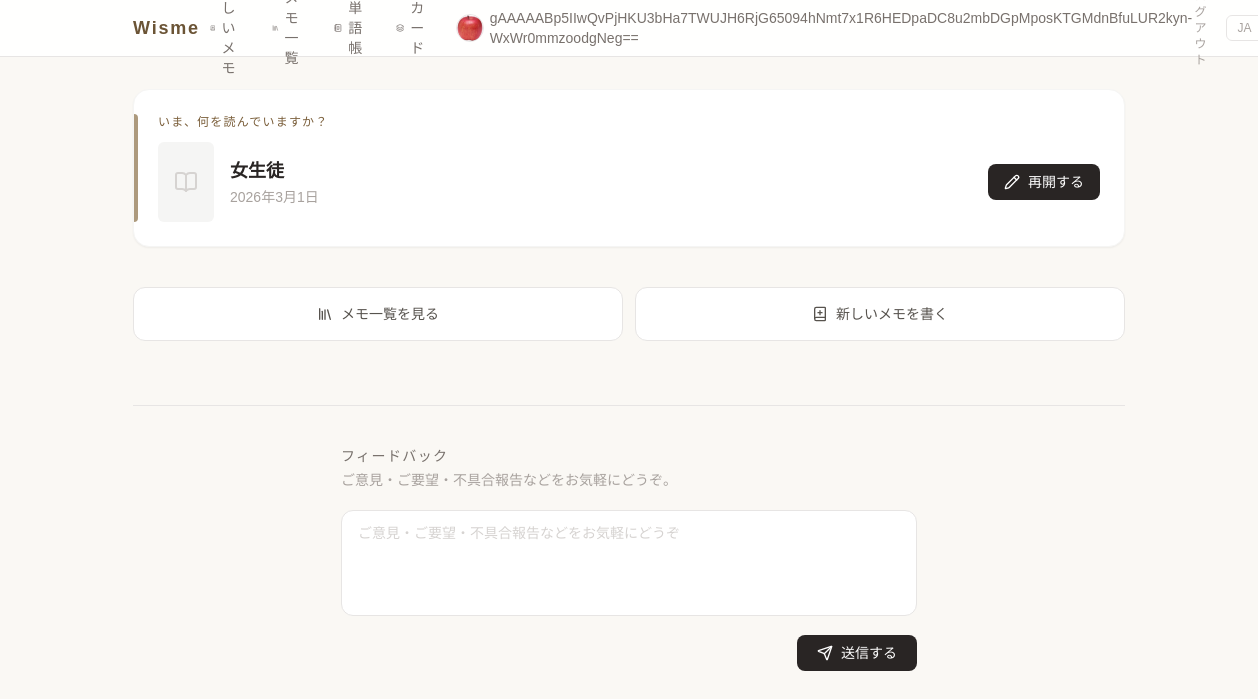
/wisme/ (signed in), run on the app's committed database.
### wisme/models.py (models this page shows, shortened)
class CustomUser(AbstractUser):
    display_name = EncryptedCharField(max_length=100, blank=True, verbose_name=_("表示名"))
    profile_image = models.ImageField(
        upload_to='media/profile/', blank=True, null=True, verbose_name=_("プロフィール画像")
    )

class Page(models.Model):
    id = models.UUIDField(primary_key=True,
                          default = uuid.uuid4,editable=False,verbose_name="Id")
    owner = models.ForeignKey(
        settings.AUTH_USER_MODEL,
        on_delete=models.CASCADE,
        null=True,
        blank=True,
        verbose_name=_("オーナー"),
    )
    title = models.CharField(max_length=100,verbose_name=_("タイトル"))
    thoughts = models.TextField(max_length=1000,blank=True,verbose_name=_("このドキュメントを読んだ感想(空欄可)"))
    page_date = models.DateField(verbose_name=_("日付"))
    picture = models.ImageField(upload_to="wisme/picture/",blank = True,null = True,verbose_name=_("写真"))
    image_url = models.URLField(max_length=500, null=True, blank=True, verbose_name=_("サムネイルURL"))
    created_at = models.DateTimeField(auto_now_add = True,verbose_name=_("作成日時"))
    update_at = models.DateTimeField(auto_now = True,verbose_name=_("更新日時"))

### wisme/views.py (the view)
class IndexView(LoginRequiredMixin, View):
    def get(self, request):
        pages = Page.objects.filter(owner=request.user)
        latest = pages.order_by('-update_at').first()
        ctx = {
            'page_count': pages.count(),
            'latest_page': latest,
            'last_updated_at': latest.update_at.isoformat() if latest else '',
            'feedback_form': FeedbackForm(),
            'feedback_sent': request.GET.get('feedback') == 'sent',
        }
        return render(request, "wisme/index.html", ctx)

### wisme/forms.py
class FeedbackForm(forms.ModelForm):
    class Meta:
        model = Feedback
        fields = ['message']
        widgets = {
            'message': forms.Textarea(attrs={
                'rows': 4,
                'maxlength': 2000,
                'placeholder': _('ご意見・ご要望・不具合報告などをお気軽にどうぞ'),
            }),
        }

### templates/wisme/index.html (shortened to what this page needs)
{% extends "base/wisme_base.html" %}
{% load i18n %}
{% block body %}
{% if page_count == 0 %}
<div class="max-w-xl mx-auto text-center py-16">
    <p class="text-4xl mb-6">📖</p>
    <h2 class="text-2xl font-semibold text-stone-800 mb-3">{% trans "Wisme へようこそ" %}</h2>
    <p class="text-stone-500 leading-relaxed mb-8">
        {% trans "読んでいる本のメモを書きながら、" %}<br>
        {% trans "気になった単語をその場で調べて保存できるツールです。" %}<br>
        {% trans "あとで自分のメモを読み返すのが、きっと楽しくなります。" %}
    </p>
    <a href="{% url 'wisme:page_create' %}"
       class="inline-flex items-center gap-2 bg-stone-800 text-white px-6 py-3 rounded-lg hover:bg-stone-700 transition-colors font-medium">
        <i data-lucide="book-plus" class="w-5 h-5"></i>
        {% trans "最初のメモを書く" %}
    </a>
</div>
{% else %}
<div class="space-y-10">
    {% if latest_page %}
    <section class="relative bg-white rounded-2xl shadow-sm border border-stone-100 p-6 overflow-hidden">
        <span class="absolute left-0 top-6 bottom-6 w-1 rounded-r bg-accent-500/70" aria-hidden="true"></span>
        <p class="text-xs text-accent-600 uppercase tracking-widest mb-3 font-medium">{% trans "いま、何を読んでいますか？" %}</p>
        <div class="flex items-center gap-4">
            {% if latest_page.picture %}
            <img src="{{ latest_page.picture.url }}"
                 class="w-14 h-20 object-cover rounded-md shadow-sm shrink-0" alt="{{ latest_page.title }}">
            {% else %}
            <div class="w-14 h-20 bg-stone-100 rounded-md flex items-center justify-center shrink-0">
                <i data-lucide="book-open" class="w-6 h-6 text-stone-300"></i>
            </div>
            {% endif %}
            <div class="flex-1 min-w-0">
                <h2 class="text-lg font-semibold text-stone-800 truncate">{{ latest_page.title }}</h2>
                <p class="text-sm text-stone-400 mt-0.5">{{ latest_page.page_date }}</p>
            </div>
            <a href="{% url 'wisme:page_update' latest_page.id %}"
               class="shrink-0 inline-flex items-center gap-2 bg-stone-800 text-white px-4 py-2 rounded-lg hover:bg-stone-700 transition-colors text-sm font-medium">
                <i data-lucide="pencil" class="w-4 h-4"></i>
                {% trans "再開する" %}
            </a>
        </div>
    </section>
    {% endif %}
    <section class="flex gap-3">
        <a href="{% url 'wisme:page_list' %}"
           class="flex-1 flex items-center justify-center gap-2 border border-stone-200 bg-white rounded-xl py-4 text-stone-600 hover:border-stone-400 hover:text-stone-800 transition-colors text-sm font-medium">
            <i data-lucide="library" class="w-4 h-4"></i>
            {% trans "メモ一覧を見る" %}
        </a>
        <a href="{% url 'wisme:page_create' %}"
           class="flex-1 flex items-center justify-center gap-2 border border-stone-200 bg-white rounded-xl py-4 text-stone-600 hover:border-stone-400 hover:text-stone-800 transition-colors text-sm font-medium">
            <i data-lucide="book-plus" class="w-4 h-4"></i>
            {% trans "新しいメモを書く" %}
        </a>
    </section>
</div>
{% endif %}
<section class="mt-16 border-t border-stone-200 pt-10">
    <div class="max-w-xl mx-auto">
        <h3 class="text-sm font-medium text-stone-500 uppercase tracking-widest mb-1">{% trans "フィードバック" %}</h3>
        <p class="text-stone-400 text-sm mb-5">{% trans "ご意見・ご要望・不具合報告などをお気軽にどうぞ。" %}</p>
        <form method="post" action="{% url 'wisme:feedback_submit' %}">
            <textarea name="message" rows="4" maxlength="2000" required
                      class="w-full border border-stone-200 rounded-xl px-4 py-3 text-sm text-stone-700 bg-white placeholder-stone-300 focus:outline-none focus:border-stone-400 resize-none"
                      placeholder="{% trans 'ご意見・ご要望・不具合報告などをお気軽にどうぞ' %}"></textarea>
            <div class="flex justify-end mt-3">
                <button type="submit"
                        class="inline-flex items-center gap-2 bg-stone-800 text-white px-5 py-2 rounded-lg hover:bg-stone-700 transition-colors text-sm font-medium">
                    <i data-lucide="send" class="w-4 h-4"></i>
                    {% trans "送信する" %}
                </button>
            </div>
        </form>
    </div>
</section>
{% endblock %}

### templates/base/wisme_base.html (shortened to what this page needs)
{% load i18n %}
<!DOCTYPE html>
<html lang="{{ LANGUAGE_CODE }}">
<head>
    <script src="https://cdn.tailwindcss.com"></script>
    <link rel="stylesheet" href="/static/wisme/css/style.css">
</head>
<body class="bg-[#FAF8F4] text-[#2C2C2C] min-h-screen flex flex-col">
    <header class="border-b border-stone-200 bg-white/90 backdrop-blur-sm sticky top-0 z-40">
        <div class="max-w-5xl mx-auto px-4 h-14 flex items-center justify-between">
            <a href="{% url 'wisme:index' %}" class="text-lg font-semibold tracking-widest text-accent-700 hover:text-accent-500 transition-colors">Wisme</a>
            <nav class="flex items-center gap-1 sm:gap-1.5 text-sm text-stone-500">
                {% if user.is_authenticated %}
                    <a href="{% url 'wisme:page_create' %}"
                       class="flex items-center gap-1.5 rounded-lg px-2.5 py-1.5 hover:bg-amber-100 hover:text-amber-800 transition-colors">
                        <i data-lucide="book-plus" class="w-4 h-4"></i>
                        <span class="hidden sm:inline">{% trans "新しいメモ" %}</span>
                    </a>
                    <a href="{% url 'wisme:page_list' %}"
                       class="flex items-center gap-1.5 rounded-lg px-2.5 py-1.5 hover:bg-accent-100 hover:text-accent-700 transition-colors">
                        <i data-lucide="library" class="w-4 h-4"></i>
                        <span class="hidden sm:inline">{% trans "メモ一覧" %}</span>
                    </a>
                    <a href="{% url 'wisme:word_list' %}"
                       class="flex items-center gap-1.5 rounded-lg px-2.5 py-1.5 hover:bg-emerald-100 hover:text-emerald-800 transition-colors">
                        <i data-lucide="notebook-text" class="w-4 h-4"></i>
                        <span class="hidden sm:inline">{% trans "単語帳" %}</span>
                    </a>
                    <a href="{% url 'wisme:flashcard' %}"
                       class="flex items-center gap-1.5 rounded-lg px-2.5 py-1.5 hover:bg-sky-100 hover:text-sky-800 transition-colors">
                        <i data-lucide="layers" class="w-4 h-4"></i>
                        <span class="hidden sm:inline">{% trans "カード" %}</span>
                    </a>
                    {% with sa=user.socialaccount_set.first %}
                    <a href="{% url 'wisme:profile' %}"
                       class="flex items-center gap-1.5 rounded-lg px-2 py-1 hover:bg-rose-100 hover:text-rose-800 transition-colors">
                        {% if user.profile_image %}
                            <img src="{{ user.profile_image.url }}" alt=""
                                 class="w-7 h-7 rounded-full object-cover border border-stone-200">
                        {% elif sa.get_avatar_url %}
                            <img src="{{ sa.get_avatar_url }}" alt=""
                                 class="w-7 h-7 rounded-full object-cover border border-stone-200">
                        {% else %}
                            <span class="w-7 h-7 rounded-full bg-stone-100 flex items-center justify-center border border-stone-200">
                                <i data-lucide="user" class="w-4 h-4 text-stone-400"></i>
                            </span>
                        {% endif %}
                        <span class="hidden sm:inline">{{ user.display_name|default:user.username }}</span>
                    </a>
                    {% endwith %}
                    <a href="{% url 'account_logout' %}"
                       class="ml-1 rounded-lg px-2.5 py-1.5 text-xs text-stone-400 hover:bg-stone-100 hover:text-stone-700 transition-colors">{% trans "ログアウト" %}</a>
                {% endif %}
                <form action="{% url 'set_language' %}" method="post" class="flex items-center ml-1">
                    {% get_available_languages as available_langs %}
                    <select name="language" onchange="this.form.submit()"
                            class="text-xs text-stone-400 bg-transparent border border-stone-200 outline-none cursor-pointer py-1 px-1.5 rounded-md hover:border-stone-400 transition-colors">
                        {% for lang_code, lang_name in available_langs %}
                        <option value="{{ lang_code }}"
                                {% if lang_code == LANGUAGE_CODE %}selected{% endif %}>
                            {{ lang_code|upper }}
                        </option>
                        {% endfor %}
                    </select>
                </form>
            </nav>
        </div>
    </header>
    <main class="flex-1 max-w-5xl mx-auto w-full px-4 py-8">
        {% block body %}{% endblock %}
    </main>
</body>
</html>

### data on the page
CustomUser: profile_image (picture), display_name "gAAAAABp5IIwQvPjHKU3bHa7TWUJH6RjG65094hNmt7x1R6HEDpaDC8u2mbDGpMposKTGMdnBfuLUR2kyn-WxWr0mmzoodgNeg=="
Page: title "女生徒", page_date "2026年3月1日"

### other printed values
form field language "JA"
